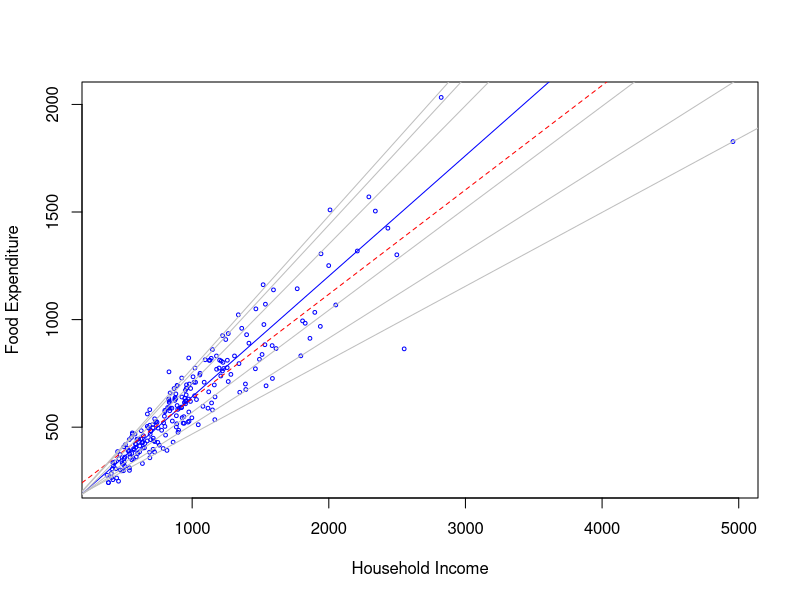
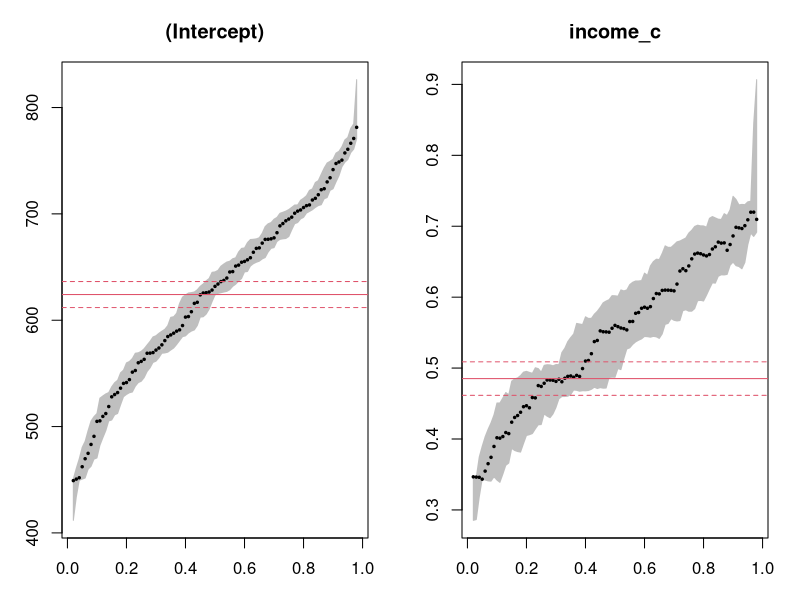
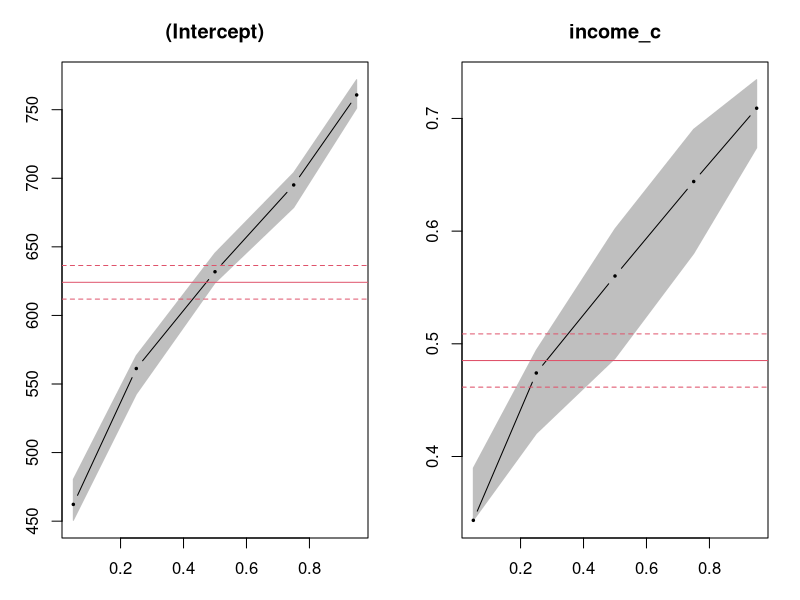

The R source for these figures, in order:
#install.packages("quantreg")
library(quantreg)

# Draw Engel Curves
data(engel)
attach(engel)
plot(income,foodexp,cex=.25,type="n",xlab="Household Income", ylab="Food Expenditure")
points(income,foodexp,cex=.5,col="blue")
abline(rq(foodexp~income,tau=.5),col="blue")
abline(lm(foodexp~income),lty=2,col="red") #the dreaded ols line
taus = c(.05,.1,.25,.75,.90,.95)
for( i in 1:length(taus)){
  abline(rq(foodexp~income,tau=taus[i]),col="gray")
}

#Draw Engel Coefficient Plots
income_c <- income - mean(income)
fit1 <- summary(rq(foodexp~income_c,tau=2:98/100))
fit2 <- summary(rq(foodexp~income_c,tau=c(.05, .25, .5, .75, .95)))
plot(fit1,mfrow = c(1,2))
plot(fit2,mfrow = c(1,2))

